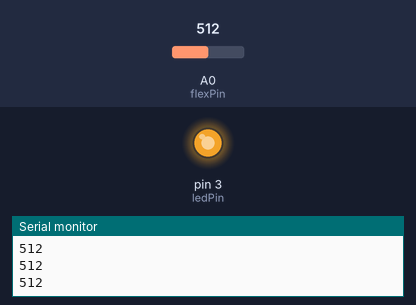
Bench run of a sketch on a simulated Arduino Uno, built with avr-gcc and run on an emulated ATmega328P. On the bench: output pins drawn as LEDs (lit = HIGH), the last lines printed to the serial monitor. The inputs (shaded band) are chosen by the test bench; at power-on: A0 (flexPin) = 512.

Above: at 1.2 s.
1.3 s: A0 (flexPin) set to 530
At 2.1 s:
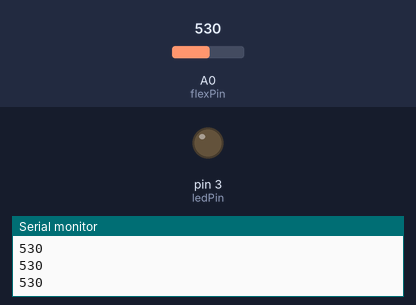
2.8 s: A0 (flexPin) set to 716
At 3.4 s:
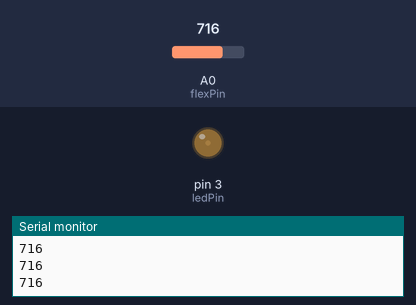
4.3 s: A0 (flexPin) set to 306
At 4.7 s:
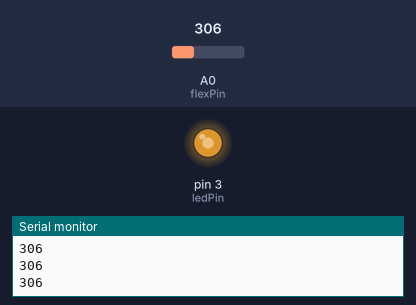
5.8 s: A0 (flexPin) set to 0
At 7.3 s:
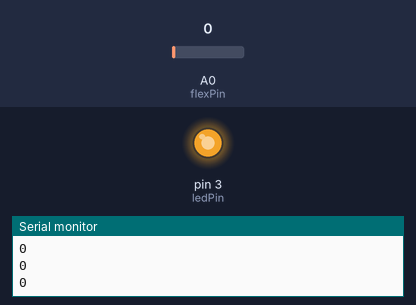
Timing chart, 0 to 8.3 s (numbered marks = the images above; inputs shaded):
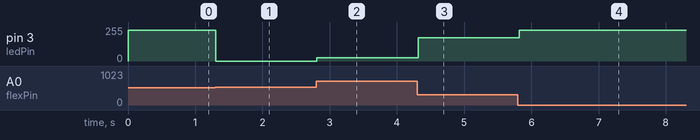

The sketch:

flex_sensor.ino
```cpp
/* How to use a flex sensor/resistro - Arduino Tutorial
   Fade an LED with a flex sensor
   More info: http://www.ardumotive.com/how-to-use-a-flex-sensor-en.html
   Dev: Michalis Vasilakis // Date: 9/7/2015 // www.ardumotive.com  */


//Constants:
const int ledPin = 3;   //pin 3 has PWM funtion
const int flexPin = A0; //pin A0 to read analog input

//Variables:
int value; //save analog value


void setup(){

  pinMode(ledPin, OUTPUT);  //Set pin 3 as 'output'
  Serial.begin(9600);       //Begin serial communication

}

void loop(){

  value = analogRead(flexPin);         //Read and save analog value from potentiometer
  Serial.println(value);               //Print value
  value = map(value, 530, 700, 0, 255);//Map value 0-1023 to 0-255 (PWM)
  analogWrite(ledPin, value);          //Send PWM value to led
  delay(100);                          //Small delay
}
```

Measured:
- the behaviour switches between 529 and 530 on A0 (flexPin) (found by bisection; images 0 and 1)
- after the input at 1.3 s, pin 3 (ledPin): 229/255 → 0/255 at once
- after the input at 2.8 s, pin 3 (ledPin): 0/255 → 23/255 at once
- after the input at 4.3 s, pin 3 (ledPin): 23/255 → 176/255 at once
- after the input at 5.8 s, pin 3 (ledPin): 176/255 → 229/255 at once
